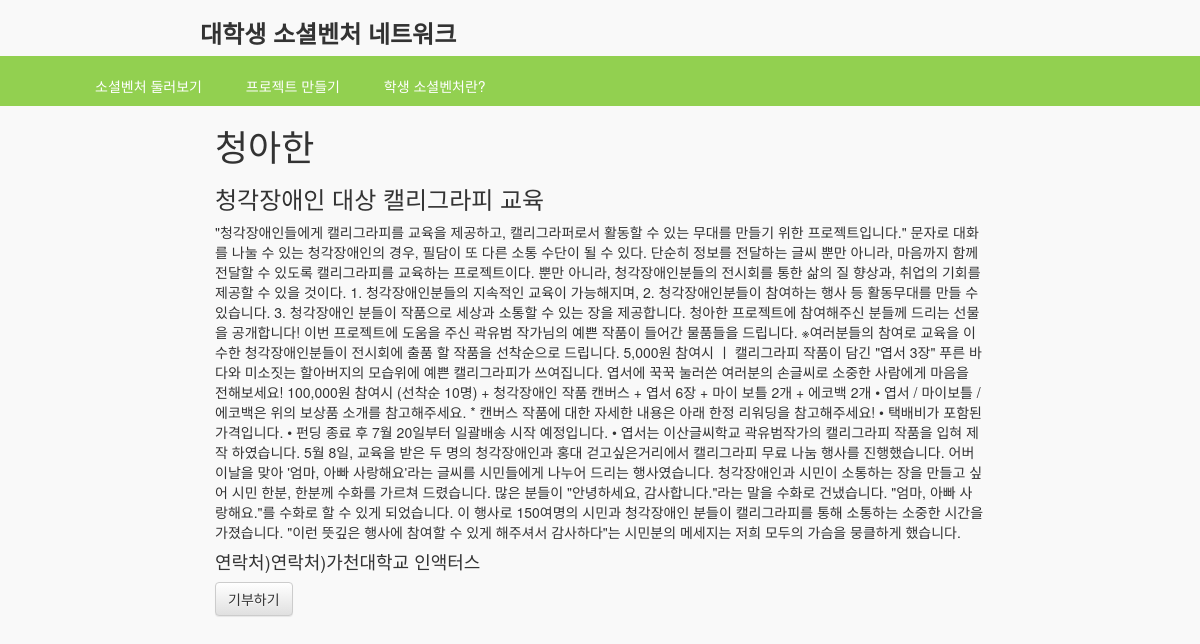
/1/, run on the app's committed database.
### sowe/models.py (models this page shows)
class Club(models.Model):
	title=models.CharField(max_length=20,null=False)
	text1=models.CharField(max_length=200,null=False)
	text2=models.CharField(max_length=200,null=True)
	contact=models.CharField(max_length=200,null=True)

### sowe/views.py (the view)
# urls.py: url(r'^(\d+)/$','sowe.views.each'),
def each(request,offset):
	offset=int(offset)
	cb=Club.objects.filter(id=offset)
	return render_to_response('yours.html',{'cb':cb})

### templates/yours.html (shortened to what this page needs)
<html>
<head>
<link rel="stylesheet" href="https://maxcdn.bootstrapcdn.com/bootstrap/3.3.1/css/bootstrap.min.css">
<link rel="stylesheet" href="https://maxcdn.bootstrapcdn.com/bootstrap/3.3.1/css/bootstrap-theme.min.css">
</head>
<body>
<div class="col-md-offset-2">
<h3><strong>대학생 소셜벤처 네트워크</strong></h3>
</div>
<div class="col-md-12">
<br>
<ul>
	<li><a href="/you/">소셜벤처 둘러보기</a></li>
	<li><a href="/my/">프로젝트 만들기</a></li>
	<li><a href="javascript:alert('좌측 등록 란에서 등록해주세요!')">학생 소셜벤처란?</a></li>
</ul>
</div>
<div class="col-md-8 col-md-offset-2">
{% for i in cb %}
<h1>{{i.title}}</h1>
<h3>{{i.text1}}</h3>
<p>{{i.text2}}</p>
<h4>연락처){{i.contact}}</h4>
<button class="btn btn-default">기부하기</button>
{% endfor %}
</div>
</body>
</html>

### templates/yours.html (style rules this page uses)
a { color:#000099; }
body { background-color:#f9f9f9; }
li { list-style-type: none; display:inline-block; }
.col-md-12 { background-color: #92d050; }
li>a { color:white; margin-left:40px; }
a { color:darkgray; }
ul { color:white; }

### data on the page
Club: title "청아한", text1 "청각장애인 대상 캘리그라피 교육", text2 "\"청각장애인들에게 캘리그라피를 교육을 제공하고, 캘리그라퍼로서 활동할 수 있는 무대를 만들기 위한 프로젝트입니다.\" 문자로 대화를 나눌 수 있는 청각장애인의 경우, 필담이 또 다른 소통 수단이 될 수 있다. 단순히 정보를 전달하는 글씨 뿐만 아니라, 마음까지 함께 전달할 수 있도록 캘리그라피를 교육하는 프로젝트이다. 뿐만 아니라, 청각장애인분들의 전시회를 통한 삶의 질 향상과, 취업의 기회를 제공할 수 있을 것이다. 1. 청각장애인분들의 지속적인 교육이 가능해지며, 2. 청각장애인분들이 참여하는 행사 등 활동무대를 만들 수 있습니다. 3. 청각장애인 분들이 작품으로 세상과 소통할 수 있는 장을 제공합니다. 청아한 프로젝트에 참여해주신 분들께 드리는 선물을 공개합니다! 이번 프로젝트에 도움을 주신 곽유범 작가님의 예쁜 작품이 들어간 물품들을 드립니다. ※여러분들의 참여로 교육을 이수한 청각장애인분들이 전시회에 출품 할 작품을 선착순으로 드립니다. 5,000원 참여시 ㅣ 캘리그라피 작품이 담긴 \"엽서 3장\" 푸른 바다와 미소짓는 할아버지의 모습위에 예쁜 캘리그라피가 쓰여집니다. 엽서에 꾹꾹 눌러쓴 여러분의 손글씨로 소중한 사람에게 마음을 전해보세요! 100,000원 참여시 (선착순 10명) + 청각장애인 작품 캔버스 + 엽서 6장 + 마이 보틀 2개 + 에코백 2개 • 엽서 / 마이보틀 / 에코백은 위의 보상품 소개를 참고해주세요. *…", contact "연락처)가천대학교 인액터스"
